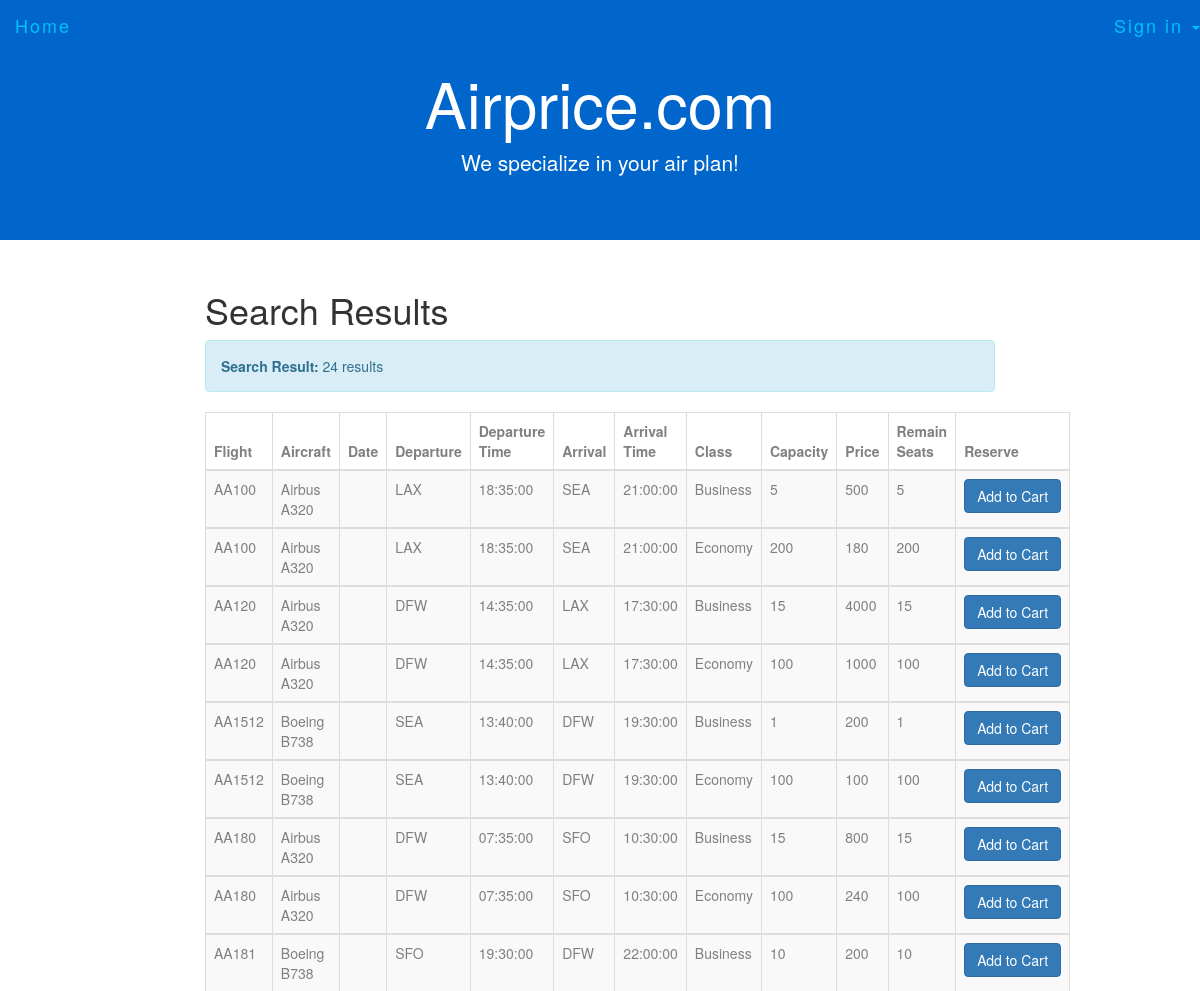
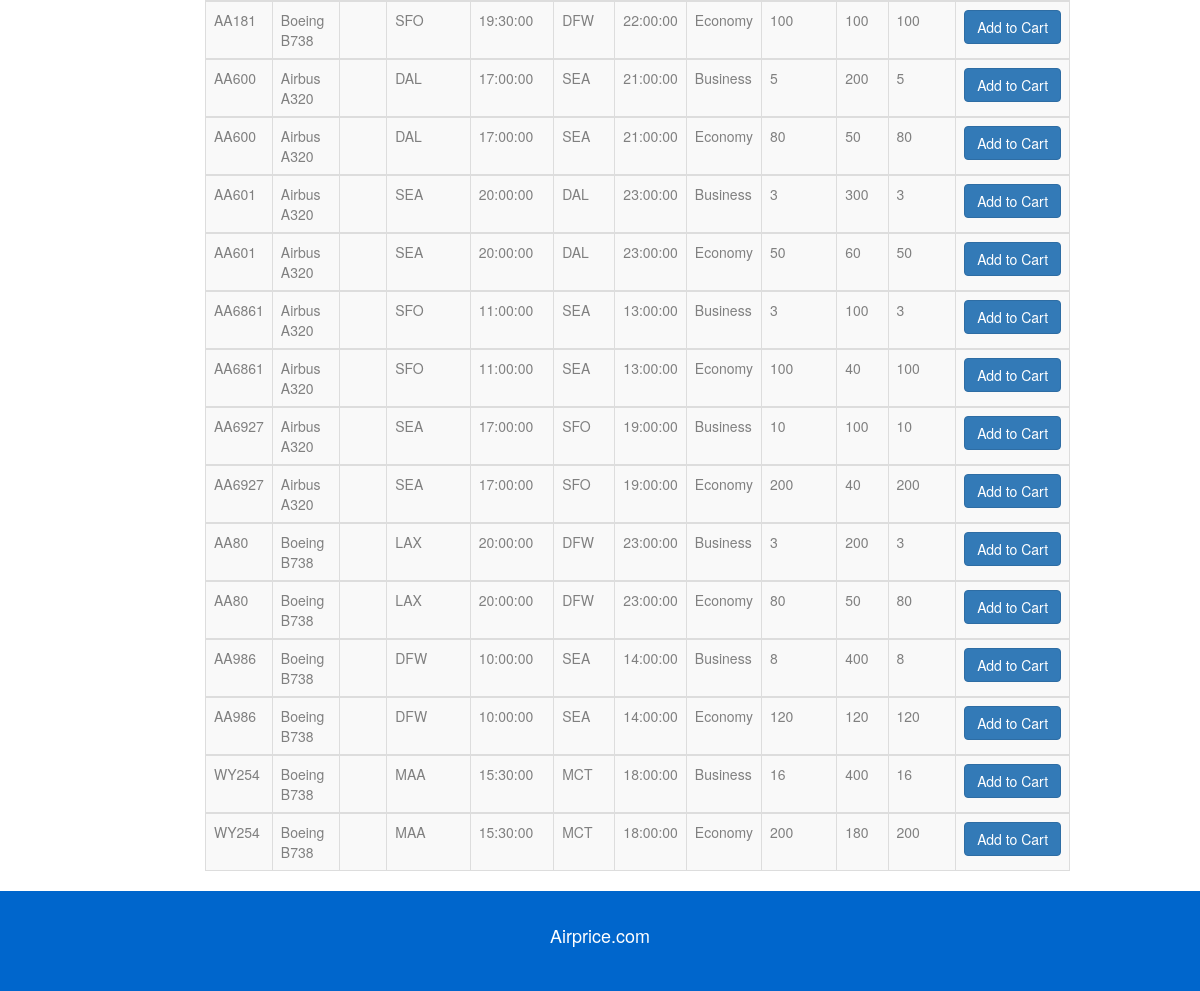
Page /airline/SearchResultAll.php on the committed database (2 pictures, top to bottom).
### tables this page shows
CREATE TABLE `flight` (
  `number` varchar(20) NOT NULL,
  `airplane_id` varchar(10) NOT NULL,
  `departure` varchar(10) NOT NULL,
  `d_time` time NOT NULL,
  `arrival` varchar(10) NOT NULL,
  `a_time` time NOT NULL
);

CREATE TABLE `class` (
  `number` varchar(10) NOT NULL,
  `name` varchar(20) NOT NULL,
  `capacity` int(11) NOT NULL,
  `price` float NOT NULL
);

CREATE TABLE `airplane` (
  `ID` varchar(10) NOT NULL,
  `type` varchar(10) NOT NULL,
  `company` varchar(20) NOT NULL
);

### airline/SearchResultAll.php (the view, shortened to what this page needs)
<!DOCTYPE html>
<html>
<html lang="en">
<head>
    <link rel="stylesheet" href="http://maxcdn.bootstrapcdn.com/bootstrap/3.3.5/css/bootstrap.min.css">
    <link rel="stylesheet" href="forcompany.css">
    <link rel="stylesheet" href="homepage.css">
    <link rel="stylesheet" href="AdminSignin.css">
  <link rel="stylesheet" type="text/css" href="Search.css">
 </head>
<body>
<nav class="navbar navbar-default navbar-fixed-top">
        <div class="conntainer">
            <div class="navbar-header">
                <a class="navbar-brand" href="homepage.html"><span class="glyphiconn glyphiconn-home"></span> Home</a>
            </div>
            <div class="collapse navbar-collapse" id="myNavbar">
                <ul class="nav navbar-nav navbar-right">
                    <li class="dropdown" id = "new">
                        <a class="dropdown-toggle" data-toggle="dropdown" href="#"><span class="glyphiconn glyphiconn-user"> Sign in&nbsp;</span><span class="caret"></span>
                        </a>
                          </li>
                        </ul>
            </div>
        </div>
    </nav>
<div class="jumbotron text-center">
        <h1>Airprice.com</h1>
        <p>We specialize in your air plan!</p>
</div>
<div class="conntainer-fluid text-center">
  <div class="row conntent">
    <div class="col-sm-2 sidenav">
    </div>
    <div class="col-sm-8 text-left">
      <h1>Search Results</h1>
<?php
include_once 'dbconnect.php';
$selectdate = $_POST["selectdate"];
global $sql, $availableNumber;
    $sql = "SELECT *
            FROM flight FL,  class C, airplane AP
            WHERE (FL.number = C.number) AND (FL.airplane_id = AP.ID)
            ORDER BY FL.number";
$result = mysqli_query($conn,$sql);
$rowcount = mysqli_num_rows($result);
if($rowcount == 0){
    echo "<div class='alert alert-info'><strong>Search Result: </strong>".$rowcount." result</div>";
}
else{
echo "<div class='alert alert-info'><strong>Search Result: </strong>".$rowcount." results</div>";
echo "<table class='table table-bordered table-striped table-hover'>
      <thead>
      <tr>
        <th>Flight</th>
        <th>Aircraft</th>
        <th>Date</th>
        <th>Departure</th>
        <th>Departure Time</th>
        <th>Arrival</th>
        <th>Arrival Time</th>
        <th>Class</th>
        <th>Capacity</th>
        <th>Price</th>
        <th>Remain Seats</th>
        <th>Reserve</th>
      </tr>
      </thead>";
while($row = mysqli_fetch_array($result)) {
    echo "<tbody><tr>";
    echo "<td>" . $row['number'] . "</td>";
    echo "<td>" . $row['company']." ".$row['type']. "</td>";
    echo "<td>" . $selectdate . "</td>";
    echo "<td>" . $row['departure'] . "</td>";
    echo "<td>" . $row['d_time'] . "</td>";
    echo "<td>" . $row['arrival'] . "</td>";
    echo "<td>" . $row['a_time'] . "</td>";
    echo "<td>" . $row['name'] . "</td>";
    echo "<td>" . $row['capacity'] . "</td>";
    echo "<td>" . $row['price'] . "</td>";
        $seatreserved = "SELECT flightno, classtype, COUNT(*)
                    FROM book B
                    WHERE B.date = '".$selectdate."' AND B.flightno = '".$row['number']."'AND B.classtype ='".$row['name']."' AND paid=1
                    GROUP BY flightno, classtype";
        $reserved = mysqli_query($conn, $seatreserved);
        $reservedNumber = mysqli_fetch_array($reserved);
        $capacity = mysqli_query($conn, "SELECT capacity FROM class C WHERE C.number='".$row['number']."' AND C.name= '".$row['name']."'");
        $capacityNumber = mysqli_fetch_array($capacity);
        if(mysqli_num_rows($reserved)>0){
            $availableNumber = $capacityNumber['capacity'] - $reservedNumber['COUNT(*)'];
        }else{
            $availableNumber = $capacityNumber['capacity'];
        }
        echo "<td>".$availableNumber."</td>";
    if($availableNumber>0){
    echo '<td>
        <form action="shoppingcart.php" method="post">
        <input type="hidden" name="flightno" value="'.$row['number'].'">
        <input type="hidden" name="classtype" value="'.$row['name'].'">
        <input type="hidden" name="price" value="'.$row['price'].'">
        <input type="hidden" name="date" value="'.$selectdate.'">
        <input type="hidden" name="type" value="all">
        <button type="submit" class="btn btn-primary">Add to Cart</button>
        </form>
        </td>';
    }else{
        echo "<td><button type='button' class='btn btn-warning' onclick='myFunction()'>Not Available</button></td>";
    }
    echo "</tr>";
}
echo " </tbody></table>";
}
?>
    </div>
  </div>
</div>
<footer class="conntainer-fluid text-center">
        <p>Airprice.com</p>
</footer>
</body>
</html>

### airline/forcompany.css (style rules this page uses)
.jumbotron { background-color: #0066cc; color: #ffffff; }
.navbar { margin-bottom: 0; background-color: #0066cc; border: 0; font-size: 18px !important; letter-spacing: 2px; opacity: 0.9; }
.navbar li a, .navbar .navbar-brand { color: #00ccff !important; }
footer { background-color: #0066cc; color: #fff; padding: 32px; font-size: 18px; }

### airline/AdminSignin.css (style rules this page uses)
th { width: 50px; height: 10px; color: gray; }
td { color: gray; }

### airline/Search.css (style rules this page uses)
.jumbotron { background-color: #0066cc; color: #ffffff; }
.navbar { margin-bottom: 0; background-color: #0066cc; border: 0; font-size: 18px !important; letter-spacing: 2px; opacity: 0.9; }
.navbar li a, .navbar .navbar-brand { color: #00ccff !important; }
footer { background-color: #0066cc; color: #fff; padding: 32px; font-size: 18px; }

### rows in the picture
flight: class.number "AA100", airplane.company "Airbus", airplane.type "A320", departure "LAX", d_time "18:35:00", arrival "SEA", a_time "21:00:00", class.name "Business", class.capacity "5", class.price "500", class.name "Economy", class.capacity "200", class.price "180"
flight: class.number "AA120", airplane.company "Airbus", airplane.type "A320", departure "DFW", d_time "14:35:00", arrival "LAX", a_time "17:30:00", class.name "Business", class.capacity "15", class.price "4000", class.name "Economy", class.capacity "100", class.price "1000"
flight: class.number "AA1512", airplane.company "Boeing", airplane.type "B738", departure "SEA", d_time "13:40:00", arrival "DFW", a_time "19:30:00", class.name "Business", class.capacity "1", class.price "200", class.name "Economy", class.capacity "100", class.price "100"
flight: class.number "AA180", airplane.company "Airbus", airplane.type "A320", departure "DFW", d_time "07:35:00", arrival "SFO", a_time "10:30:00", class.name "Business", class.capacity "15", class.price "800", class.name "Economy", class.capacity "100", class.price "240"
flight: class.number "AA181", airplane.company "Boeing", airplane.type "B738", departure "SFO", d_time "19:30:00", arrival "DFW", a_time "22:00:00", class.name "Business", class.capacity "10", class.price "200", class.name "Economy", class.capacity "100", class.price "100"
flight: class.number "AA600", airplane.company "Airbus", airplane.type "A320", departure "DAL", d_time "17:00:00", arrival "SEA", a_time "21:00:00", class.name "Business", class.capacity "5", class.price "200", class.name "Economy", class.capacity "80", class.price "50"
flight: class.number "AA601", airplane.company "Airbus", airplane.type "A320", departure "SEA", d_time "20:00:00", arrival "DAL", a_time "23:00:00", class.name "Business", class.capacity "3", class.price "300", class.name "Economy", class.capacity "50", class.price "60"
flight: class.number "AA6861", airplane.company "Airbus", airplane.type "A320", departure "SFO", d_time "11:00:00", arrival "SEA", a_time "13:00:00", class.name "Business", class.capacity "3", class.price "100", class.name "Economy", class.capacity "100", class.price "40"
flight: class.number "AA6927", airplane.company "Airbus", airplane.type "A320", departure "SEA", d_time "17:00:00", arrival "SFO", a_time "19:00:00", class.name "Business", class.capacity "10", class.price "100", class.name "Economy", class.capacity "200", class.price "40"
flight: class.number "AA80", airplane.company "Boeing", airplane.type "B738", departure "LAX", d_time "20:00:00", arrival "DFW", a_time "23:00:00", class.name "Business", class.capacity "3", class.price "200", class.name "Economy", class.capacity "80", class.price "50"
flight: class.number "AA986", airplane.company "Boeing", airplane.type "B738", departure "DFW", d_time "10:00:00", arrival "SEA", a_time "14:00:00", class.name "Business", class.capacity "8", class.price "400", class.name "Economy", class.capacity "120", class.price "120"
flight: class.number "WY254", airplane.company "Boeing", airplane.type "B738", departure "MAA", d_time "15:30:00", arrival "MCT", a_time "18:00:00", class.name "Business", class.capacity "16", class.price "400", class.name "Economy", class.capacity "200", class.price "180"

### other values in the picture
$rowcount "24"
